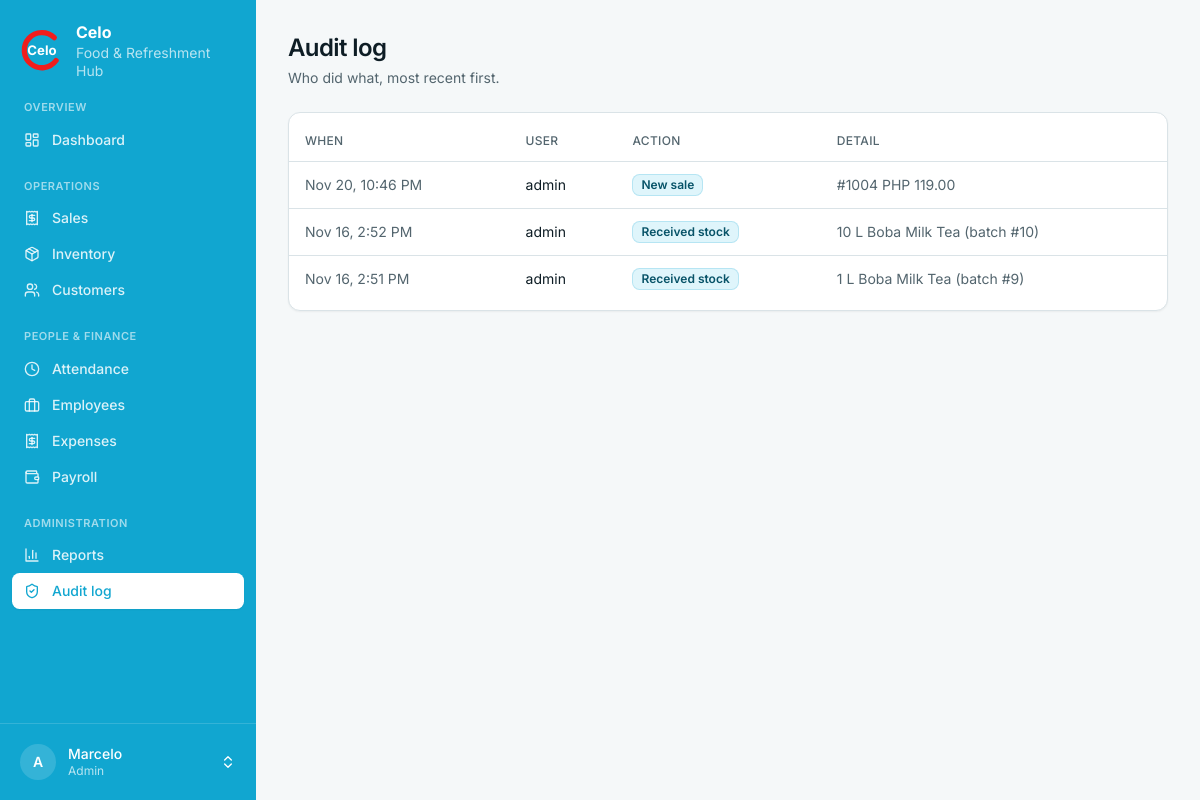
Page /audit/ (signed in) on the earlier database version.
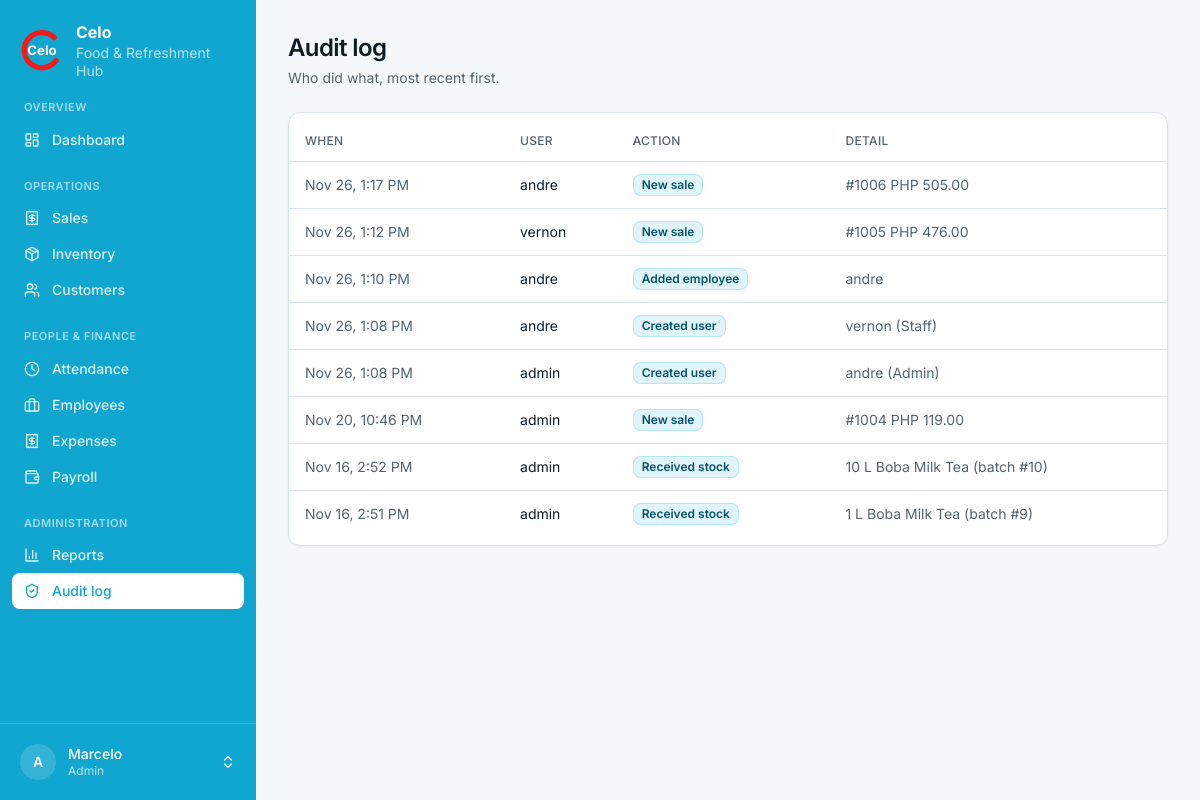
Same page on the later database version.
### accounts/models.py (models this page shows, shortened)
class User(AbstractUser):
    class Role(models.TextChoices):
        ADMIN = "admin", "Admin"
        STAFF = "staff", "Staff"
    role = models.CharField(max_length=10, choices=Role.choices, default=Role.STAFF)
    @property
    def is_celo_admin(self):
        return self.is_superuser or self.role == self.Role.ADMIN

class AuditLog(models.Model):
    user = models.ForeignKey(
        settings.AUTH_USER_MODEL, null=True, on_delete=models.SET_NULL, related_name="audit_entries"
    )
    action = models.CharField(max_length=60)
    detail = models.CharField(max_length=255, blank=True)
    created_at = models.DateTimeField(auto_now_add=True)
    class Meta:
        ordering = ["-created_at"]

### dashboard/views.py (the view)
# urls.py: path("audit/", views.audit_log, name="audit"),
@admin_required
def audit_log(request):
    return render(request, "dashboard/audit_log.html", {"entries": AuditLog.objects.select_related("user")[:200]})

### accounts/permissions.py (called while the page is built)
def admin_required(view):
    @login_required
    @wraps(view)
    def wrapper(request, *args, **kwargs):
        if not request.user.is_celo_admin:
            raise PermissionDenied
        return view(request, *args, **kwargs)
    return wrapper

### templates/dashboard/audit_log.html (shortened to what this page needs)
{% extends "base.html" %}
{% block page_title %}Audit log{% endblock %}
{% block page_desc %}Who did what, most recent first.{% endblock %}
{% block content %}
<section class="card"><div class="table-wrap py-2"><table>
  <thead><tr><th>When</th><th>User</th><th>Action</th><th>Detail</th></tr></thead>
  <tbody>
  {% for e in entries %}<tr>
    <td class="whitespace-nowrap text-muted-foreground">{{ e.created_at|date:"M d, g:i A" }}</td>
    <td>{{ e.user|default:"—" }}</td><td><span class="badge badge-cyan">{{ e.action }}</span></td>
    <td class="text-muted-foreground">{{ e.detail }}</td></tr>
  {% empty %}<tr><td colspan="4" class="py-10 text-center text-muted-foreground">No activity yet.</td></tr>{% endfor %}
  </tbody>
</table></div></section>
{% endblock %}

### templates/base.html (shortened to what this page needs)
{% load celo_ui %}<!doctype html>
<html lang="en" class="h-full">
<head>
  {% include "partials/tailwind.html" %}
</head>
<body class="min-h-full bg-background font-sans text-foreground antialiased">
<div class="min-h-screen {% if user.is_authenticated %}md:grid md:grid-cols-[16rem_minmax(0,1fr)]{% endif %}">
{% if user.is_authenticated %}
  {% nav_items as groups %}
  <aside id="sidebar" class="fixed inset-y-0 left-0 z-40 flex w-64 -translate-x-full flex-col bg-brand-dark text-white transition-transform duration-200 md:sticky md:top-0 md:h-screen md:translate-x-0 print:hidden">
    <a href="{% url 'dashboard:home' %}" class="flex items-center gap-3 px-5 py-5" aria-label="Celo home">
      <svg viewBox="0 0 100 100" class="h-11 w-11 shrink-0" role="img" aria-label="Celo logo">
        <text x="50" y="62" text-anchor="middle" font-size="30" font-weight="700" fill="#fff" font-family="Inter, system-ui, sans-serif">Celo</text>
      </svg>
      <span class="text-sm leading-tight"><strong class="block text-base">Celo</strong><span class="text-white/70">Food &amp; Refreshment Hub</span></span>
    </a>
    <nav class="flex-1 space-y-5 overflow-y-auto px-3 pb-4" aria-label="Main">
      {% for g in groups %}
        <div>
          <p class="px-3 pb-1.5 text-[11px] font-semibold uppercase tracking-wider text-white/60">{{ g.label }}</p>
          {% for i in g.items %}
            <a href="{{ i.href }}" {% if i.active %}aria-current="page"{% endif %}
               class="flex items-center gap-3 rounded-md px-3 py-2 text-sm font-medium transition-colors {% if i.active %}bg-white text-brand-dark shadow-sm{% else %}text-white/85 hover:bg-white/10 hover:text-white{% endif %}">
              {% include "partials/icon.html" with name=i.icon %}{{ i.label }}
            </a>
          {% endfor %}
        </div>
      {% endfor %}
    </nav>
    <div class="relative border-t border-white/15 p-3">
      <button type="button" id="profile-btn" aria-haspopup="menu" aria-expanded="false" aria-controls="profile-menu"
              class="flex w-full items-center gap-3 rounded-md px-2 py-2 text-left transition-colors hover:bg-white/10 {% if request.resolver_match.app_name == 'accounts' %}bg-white/10{% endif %}">
        <span class="grid h-9 w-9 shrink-0 place-items-center rounded-full bg-white/15 text-sm font-semibold">{{ user.username|slice:":1"|upper }}</span>
        <span class="min-w-0 flex-1 text-sm leading-tight"><span class="block truncate font-medium">{{ user.get_full_name|default:user.username }}</span><span class="block text-xs text-white/70">{{ user.get_role_display }}</span></span>
      </button>
    </div>
  </aside>
{% endif %}
  <div class="min-w-0">
    <main class="mx-auto w-full max-w-6xl p-4 sm:p-6 lg:p-8">
      {% block header %}
        <div class="mb-6 flex flex-wrap items-end justify-between gap-3 print:hidden">
          <div>
            <h1 class="text-2xl font-semibold tracking-tight">{% block page_title %}{% endblock %}</h1>
            <p class="mt-1 text-sm text-muted-foreground">{% block page_desc %}{% endblock %}</p>
          </div>
        </div>
      {% endblock %}
      {% block content %}{% endblock %}
    </main>
  </div>
</div>
</body>
</html>

### templates/partials/tailwind.html (shortened to what this page needs)
<script src="https://cdn.tailwindcss.com"></script>

Differences in the rows shown:
added AuditLog: created_at "Nov 26, 1:17 PM", user "andre", action "New sale", detail "#1006 PHP 505.00"
added AuditLog: created_at "Nov 26, 1:12 PM", user "vernon", action "New sale", detail "#1005 PHP 476.00"
added AuditLog: created_at "Nov 26, 1:10 PM", user "andre", action "Added employee", detail "andre"
added AuditLog: created_at "Nov 26, 1:08 PM", user "andre", action "Created user", detail "vernon (Staff)"
added AuditLog: created_at "Nov 26, 1:08 PM", user "admin", action "Created user", detail "andre (Admin)"
